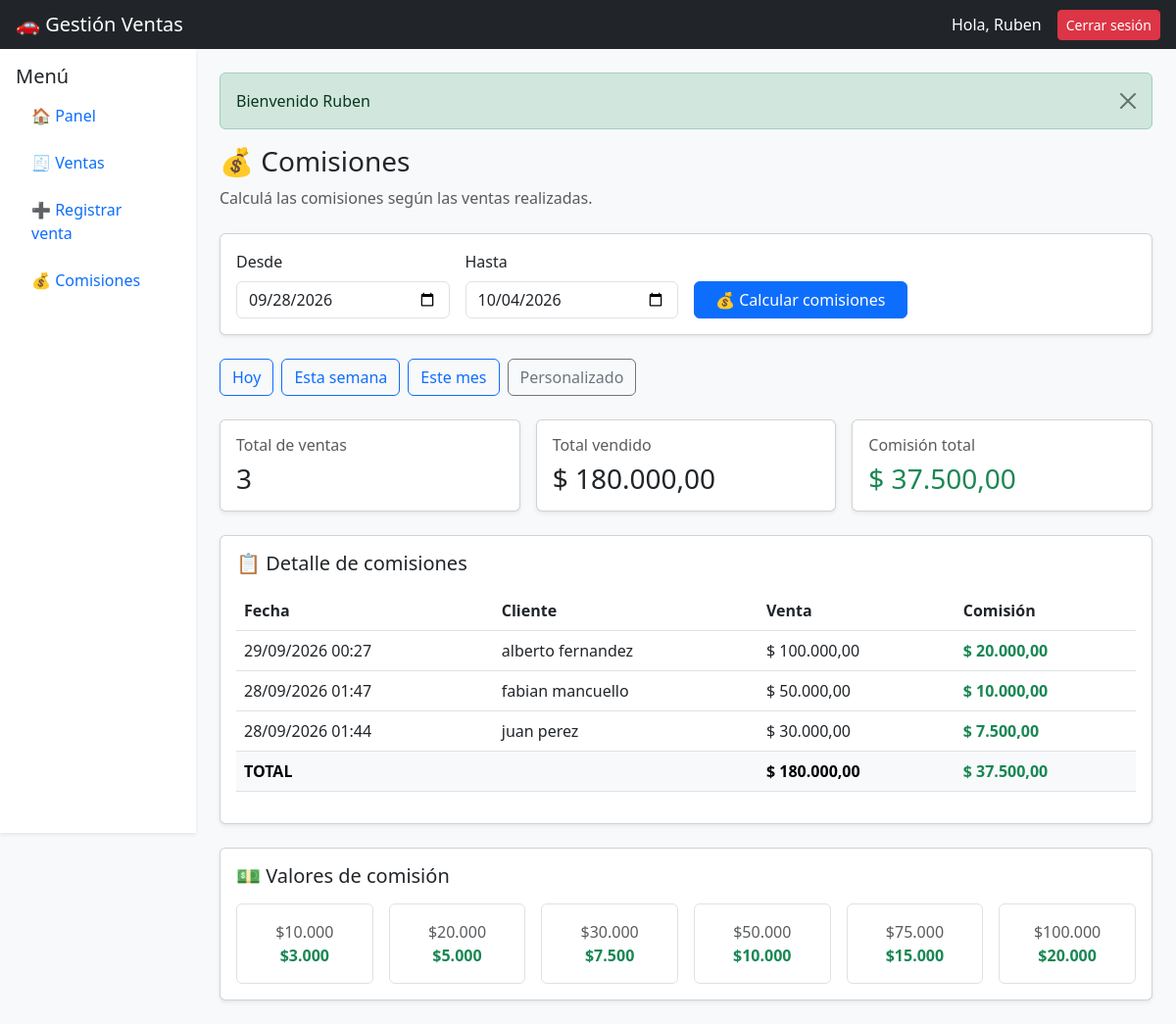
The page /index.php?action=comisiones&desde=2026-09-28&hasta=2026-10-04 (signed in) on the database its author committed.
### tables this page shows
CREATE TABLE `ventas` (
  `id` int(11) NOT NULL,
  `vendedor_id` int(11) NOT NULL,
  `tipo_venta` enum('sorteo','moto','auto') NOT NULL DEFAULT 'sorteo',
  `cliente_nombre` varchar(150) NOT NULL,
  `cliente_dni` varchar(30) NOT NULL,
  `cliente_direccion` varchar(200) DEFAULT NULL,
  `cliente_telefono` varchar(30) DEFAULT NULL,
  `monto` decimal(12,2) NOT NULL,
  `cantidad_chances` int(11) DEFAULT 0,
  `medio_pago` varchar(50) NOT NULL,
  `creado_en` timestamp NOT NULL DEFAULT current_timestamp()
);

### views/comisiones/index.php (the view, shortened to what the rows shown need)
<?php require_once("c://xampp/htdocs/gestion_ventas/views/layouts/header.php"); ?>
<div class="container-fluid">
    <div class="row">
        <div class="col-12 col-md-10 p-4">
            <?php if(isset($calculado) && $calculado): ?>
                <div class="card shadow-sm mb-4">
                    <div class="card-body">
                        <?php if(!empty($ventas)): ?>
                            <div class="table-responsive">
                                <table class="table table-hover align-middle">
                                    <thead>
                                        <tr>
                                            <th>
                                                Fecha
                                            </th>
                                            <th>
                                                Cliente
                                            </th>
                                            <th>
                                                Venta
                                            </th>
                                            <th>
                                                Comisión
                                            </th>
                                        </tr>
                                    </thead>
                                    <tbody>
                                        <?php foreach(
                                            $ventas
                                            as $venta
                                        ): ?>
                                            <tr>
                                                <td>
                                                    <?= date(
                                                        "d/m/Y H:i",
                                                        strtotime(
                                                            $venta["creado_en"]
                                                        )
                                                    ); ?>
                                                </td>
                                                <td>
                                                    <?= htmlspecialchars(
                                                        $venta["cliente_nombre"]
                                                    ); ?>
                                                </td>
                                                <td>
                                                    $ <?= number_format(
                                                        $venta["monto"],
                                                        2,
                                                        ",",
                                                        "."
                                                    ); ?>
                                                </td>
                                                <td>
                                                    <strong class="text-success">
                                                        $ <?= number_format(
                                                            $venta["comision"],
                                                            2,
                                                            ",",
                                                            "."
                                                        ); ?>
                                                    </strong>
                                                </td>
                                            </tr>
                                        <?php endforeach; ?>
                                    </tbody>
                                    <tfoot>
                                        <tr class="table-light">
                                            <th
                                                colspan="<?= (
                                                    $_SESSION["rol"] === "admin" ||
                                                    $_SESSION["rol"] === "operador"
                                                )
                                                    ? 3
                                                    : 2
                                                ?>"
                                            >
                                                TOTAL
                                            </th>
                                            <th>
                                                $ <?= number_format(
                                                    $resumen["total_monto"],
                                                    2,
                                                    ",",
                                                    "."
                                                ); ?>
                                            </th>
                                            <th class="text-success">
                                                $ <?= number_format(
                                                    $resumen["total_comision"],
                                                    2,
                                                    ",",
                                                    "."
                                                ); ?>
                                            </th>
                                        </tr>
                                    </tfoot>
                                </table>
                            </div>
                        <?php else: ?>
                            <p class="text-muted mb-0">
                                No hay ventas en este período.
                            </p>
                        <?php endif; ?>
                    </div>
                </div>
            <?php endif; ?>
        </div>
    </div>
</div>
<?php require_once("c://xampp/htdocs/gestion_ventas/views/layouts/footer.php"); ?>

### rows shown on the page
ventas: creado_en "29/09/2026 00:27", cliente_nombre "alberto fernandez", monto "100.000,00", comision "20.000,00"
ventas: creado_en "28/09/2026 01:47", cliente_nombre "fabian mancuello", monto "50.000,00", comision "10.000,00"
ventas: creado_en "28/09/2026 01:44", cliente_nombre "juan perez", monto "30.000,00", comision "7.500,00"

### other values the page prints
$_SESSION['nombre'] "Ruben"
$_SESSION["mensaje"] "Bienvenido Ruben"
$resumen["total_ventas"] "3"
$resumen["total_monto"] "180.000,00"
$resumen["total_comision"] "37.500,00"
